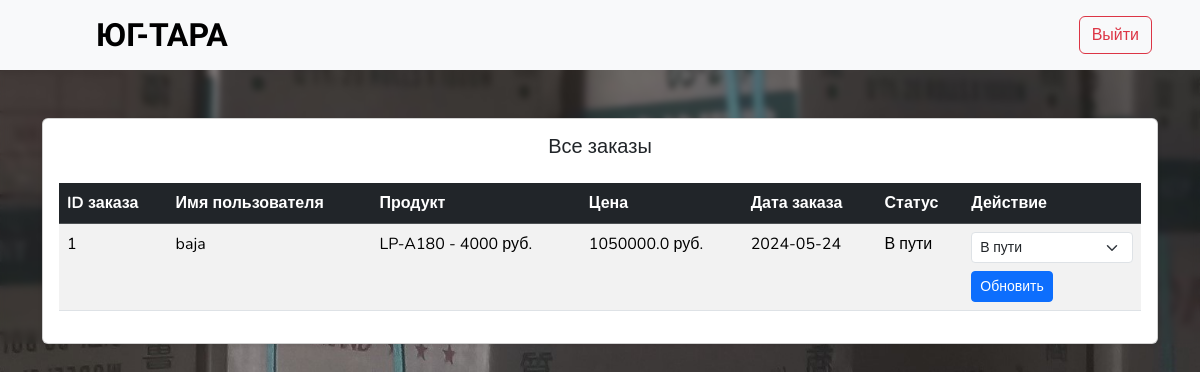
Page /admin (signed in) on the earlier database version.
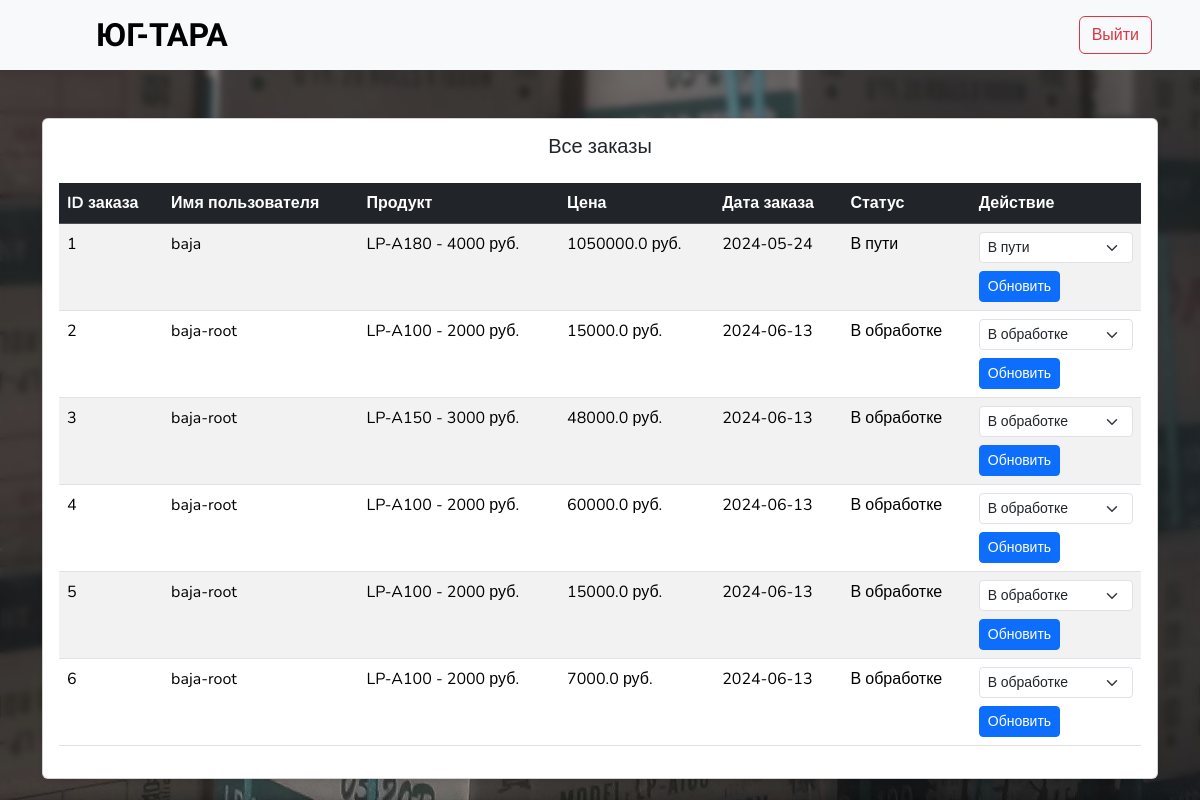
Same page on the later database version.
### main.py (models this page shows, shortened)
class Purchase(db.Model):
    id = db.Column(db.Integer, primary_key=True)
    user_id = db.Column(db.Integer, db.ForeignKey('user.id'), nullable=False)
    product_name = db.Column(db.String(100), nullable=False)
    price = db.Column(db.Float, nullable=False)
    order_date = db.Column(db.Date, default=datetime.utcnow)
    order_status = db.Column(db.String(10), nullable=False, default='Pending')

class User(db.Model):
    id = db.Column(db.Integer, primary_key=True)
    username = db.Column(db.String(50), unique=True, nullable=False)
    password_hash = db.Column(db.String(100), nullable=False)
    is_admin = db.Column(db.Boolean, default=False)  # Добавлено поле для роли администратора
    purchases = db.relationship('Purchase', backref='user', lazy=True)  # Связь с покупками

### main.py (the view, shortened to what this page needs)
@app.route('/admin', methods=['GET', 'POST'])
@login_required
def admin_panel():
    orders = Purchase.query.all()
    return render_template('admin_panel.html', title='Админ-панель', orders=orders)

### main.py (called while the page is built)
@login_manager.user_loader
def load_user(user_id):
    return db.session.get(User, int(user_id))

### templates/admin_panel.html (shortened to what this page needs)
{% extends 'base_template.html' %}
{% block imports %}
    {%- block common_imports %}
        <link href="https://cdn.jsdelivr.net/npm/bootstrap@5.3.2/dist/css/bootstrap.min.css" rel="stylesheet">
    {%- endblock %}
    {%- block user_imports %}
        <link href="{{ url_for('static', filename='css/index_stylesheet.css') }}" rel="stylesheet">
    {%- endblock %}
{% endblock %}
{% block content %}
    <nav class="navbar navbar-dark bg-light px-5">
        <a href="{{ url_for('index') }}" class="d-flex align-items-center ms-5 link-body-emphasis text-decoration-none">
            <p class="montserrat-alternates-extrabold fs-2 m-0">ЮГ-ТАРА</p>
        </a>
        <a href="{{ url_for('logout') }}" class="btn btn-outline-danger my-2" type="button">Выйти</a>
    </nav>
    <div class="container mt-5">
        <div class="card shadow-sm">
            <div class="card-body">
                <h5 class="card-title text-center mb-4">Все заказы</h5>
                {% if orders %}
                    <table class="table table-striped table-hover">
                        <thead class="table-dark">
                            <tr>
                                <th scope="col">ID заказа</th>
                                <th scope="col">Имя пользователя</th>
                                <th scope="col">Продукт</th>
                                <th scope="col">Цена</th>
                                <th scope="col">Дата заказа</th>
                                <th scope="col">Статус</th>
                                <th scope="col">Действие</th>
                            </tr>
                        </thead>
                        <tbody>
                            {% for order in orders %}
                                <tr>
                                    <td>{{ order.id }}</td>
                                    <td>{{ order.user.username }}</td>
                                    <td>{{ order.product_name }}</td>
                                    <td>{{ order.price }} руб.</td>
                                    <td>{{ order.order_date.strftime('%Y-%m-%d') }}</td>
                                    <td>{{ order.order_status }}</td>
                                    <td>
                                        <form method="POST" action="{{ url_for('admin_panel') }}">
                                            <select name="status" class="form-select form-select-sm mb-2">
                                                <option value="В обработке" {% if order.order_status == 'В обработке' %}selected{% endif %}>В обработке</option>
                                                <option value="В пути" {% if order.order_status == 'В пути' %}selected{% endif %}>В пути</option>
                                            </select>
                                            <button type="submit" class="btn btn-sm btn-primary">Обновить</button>
                                        </form>
                                    </td>
                                </tr>
                            {% endfor %}
                        </tbody>
                    </table>
                {% else %}
                    <p class="text-center text-muted">Нет заказов для отображения.</p>
                {% endif %}
            </div>
        </div>
    </div>
{% endblock %}

Differences in the rows shown:
added Purchase: id "2", user.username "baja-root", product_name "LP-A100 - 2000 руб.", price "15000.0", order_date "2024-06-13", order_status "В обработке", status "В обработке"
added Purchase: id "3", user.username "baja-root", product_name "LP-A150 - 3000 руб.", price "48000.0", order_date "2024-06-13", order_status "В обработке", status "В обработке"
added Purchase: id "4", user.username "baja-root", product_name "LP-A100 - 2000 руб.", price "60000.0", order_date "2024-06-13", order_status "В обработке", status "В обработке"
added Purchase: id "5", user.username "baja-root", product_name "LP-A100 - 2000 руб.", price "15000.0", order_date "2024-06-13", order_status "В обработке", status "В обработке"
added Purchase: id "6", user.username "baja-root", product_name "LP-A100 - 2000 руб.", price "7000.0", order_date "2024-06-13", order_status "В обработке", status "В обработке"
